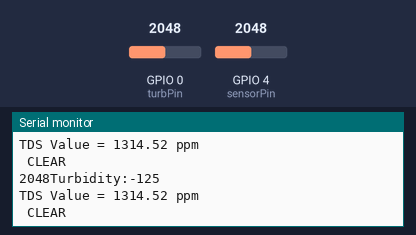
Simulated run of this sketch. Board: ESP32. On the bench: the last lines printed to the serial monitor. The inputs (shaded band) are chosen by the test bench; at power-on: GPIO 0 (turbPin) = 2048, GPIO 4 (sensorPin) = 2048. WiFi joins after 1.5 s; servers stay silent unless stated.

Above: at 3.0 s.
3.1 s: GPIO 0 (turbPin) set to 784
At 4.4 s:
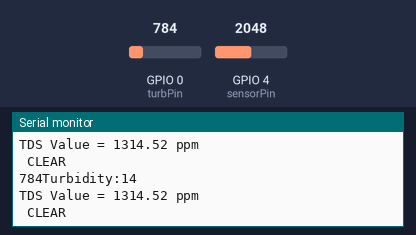
4.6 s: GPIO 0 (turbPin) set to 737
At 5.5 s:
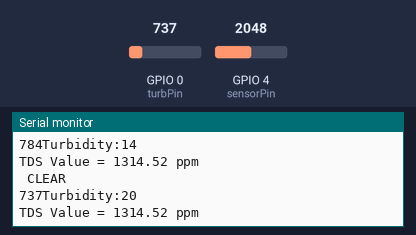
10.8 s: GPIO 0 (turbPin) set to 464
At 11.6 s:
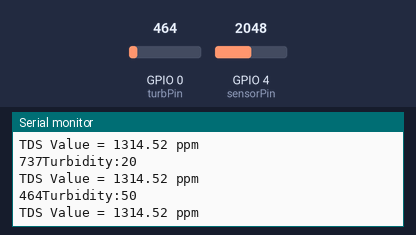
Timing chart, 0 to 13.8 s (numbered marks = the images above; inputs shaded):
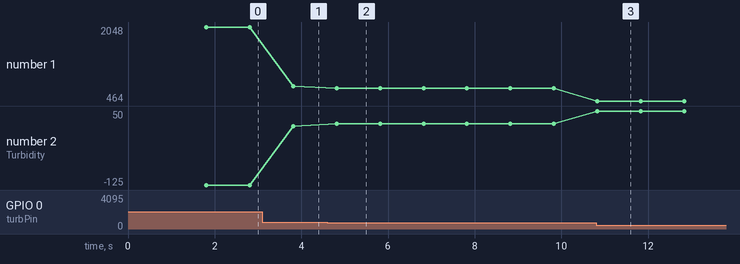

The sketch:

farf_v3.ino
```cpp
// Template ID, Device Name and Auth Token are provided by the Blynk.Cloud
// See the Device Info tab, or Template settings
#define BLYNK_TEMPLATE_ID "TMPLgidP3BHI"
#define BLYNK_DEVICE_NAME "FARF v2"
#define BLYNK_AUTH_TOKEN "tRvjuogcctucnNdHHfxw-J97uVsmGOOD"

//---------------TDS Code---------------------------------------
#define SERIAL Serial
#define sensorPin 4
int sensorValue = 0;
float tdsValue = 0;
float Voltage = 0;

//-----------------Turbidity Code------------------------------------
int turbPin = 0;

#define BLYNK_PRINT Serial


#include <WiFi.h>
#include <WiFiClient.h>
#include <BlynkSimpleEsp32.h>

char auth[] = BLYNK_AUTH_TOKEN;

// Your WiFi credentials.
// Set password to "" for open networks.
char ssid[] = "Singularity";
char pass[] = "@SbkiPasandNirma787";

void setup() {
  Serial.begin(115200);
  //pass auth token, network ssid, pwd to blynk.
  Blynk.begin(auth, ssid, pass);

//  Sensor pin config
  pinMode(sensorPin,INPUT);
  pinMode(turbPin,INPUT);

}

void loop() {
  Blynk.run();
  Blynk.virtualWrite(V2,"ONLINE");
  sensorValue = analogRead(sensorPin);
  //Configured for ESP's 12 bit ADC
  Voltage = sensorValue*5/4096.0; //Convert the given reading to voltage
  tdsValue=(133.42*Voltage*Voltage*Voltage - 255.86*Voltage*Voltage + 857.39*Voltage)*0.5; //Convert voltage value to TDS value

  //-------------------Read Turbidity-------------------------------
  int turbValue = analogRead(turbPin);
  Serial.print(turbValue);
  int turbidity = map(turbValue, 0, 910, 100, 0);
  Serial.print("Turbidity:");
  Serial.println(turbidity);
  //-----------------------------------------------------------------

  Serial.print("TDS Value = ");
  Serial.print(tdsValue);
  Serial.println(" ppm");
  Blynk.virtualWrite(V0, tdsValue);
  Blynk.virtualWrite(V6, turbidity);

  if(tdsValue<=15){

    Blynk.virtualWrite(V3,"--");
    Blynk.virtualWrite(V1,LOW);
    Blynk.virtualWrite(V4,LOW);
    Blynk.virtualWrite(V5,"PROBE REMOVED! ❌");
    Blynk.virtualWrite(V7,"--");
    }
  else if(tdsValue<100 && tdsValue>15){
    Blynk.virtualWrite(V5,"HYPOTONICITY DETECTED!"); //e.g. poor quality RO
    Blynk.virtualWrite(V3,"BAD 😑👎");
    Blynk.virtualWrite(V1,HIGH);
    Blynk.virtualWrite(V4,LOW);


    }
  else if(tdsValue>100 && tdsValue<300){ //e.g. ideal municipality tap water
    Blynk.virtualWrite(V3,"EXCELLENT 👏");
    Blynk.virtualWrite(V1,LOW);
    Blynk.virtualWrite(V4,HIGH);

    }
   else if(tdsValue>300 && tdsValue<500){ //actual tap water in Udhna, Surat City
    Blynk.virtualWrite(V5,"MILDLY HYPERTONIC! 🤔");
    Blynk.virtualWrite(V3,"GOOD 😃👍");
    Blynk.virtualWrite(V1,LOW);
    Blynk.virtualWrite(V4,HIGH);


    }
  else if(tdsValue>500){
    Blynk.virtualWrite(V5,"HYPERTONICITY DETECTED! "); //not suitable for drinking
    Blynk.virtualWrite(V3,"CRITICAL 😱⚠");
    Blynk.virtualWrite(V4,LOW);
    Blynk.virtualWrite(V1,HIGH);

    }

  if (turbidity < 20) {
    Serial.println(" CLEAR ");
    Blynk.virtualWrite(V7,"CLEAR 😃👍");
  }
  else if ((turbidity > 20) && (turbidity < 50)) {
    Serial.print("CLOUDY");
    Blynk.virtualWrite(V7,"CLOUDY 😑👎");
  }
  else if (turbidity > 50) {
    Serial.print(" its DIRTY ");
    Blynk.virtualWrite(V7,"DIRTY! 😱⚠");
  }

  delay(1000);

}
```

Measured:
- the behaviour switches between 738 and 737 on GPIO 0 (turbPin) (found by bisection; images 1 and 2)
- after the input at 3.1 s, the serial monitor: prints a new line after 0.71 s (image 1)
- after the input at 4.6 s, the serial monitor: prints a new line after 0.21 s (image 2)
- after the input at 10.8 s, the serial monitor: prints a new line at once (image 3)
- plotted number 1: 2048 → 784 after the input at 3.1 s, 784 → 737 after the input at 4.6 s, 737 → 464 after the input at 10.8 s
- plotted number 2: -125 → 14 after the input at 3.1 s, 14 → 20 after the input at 4.6 s, 20 → 50 after the input at 10.8 s
